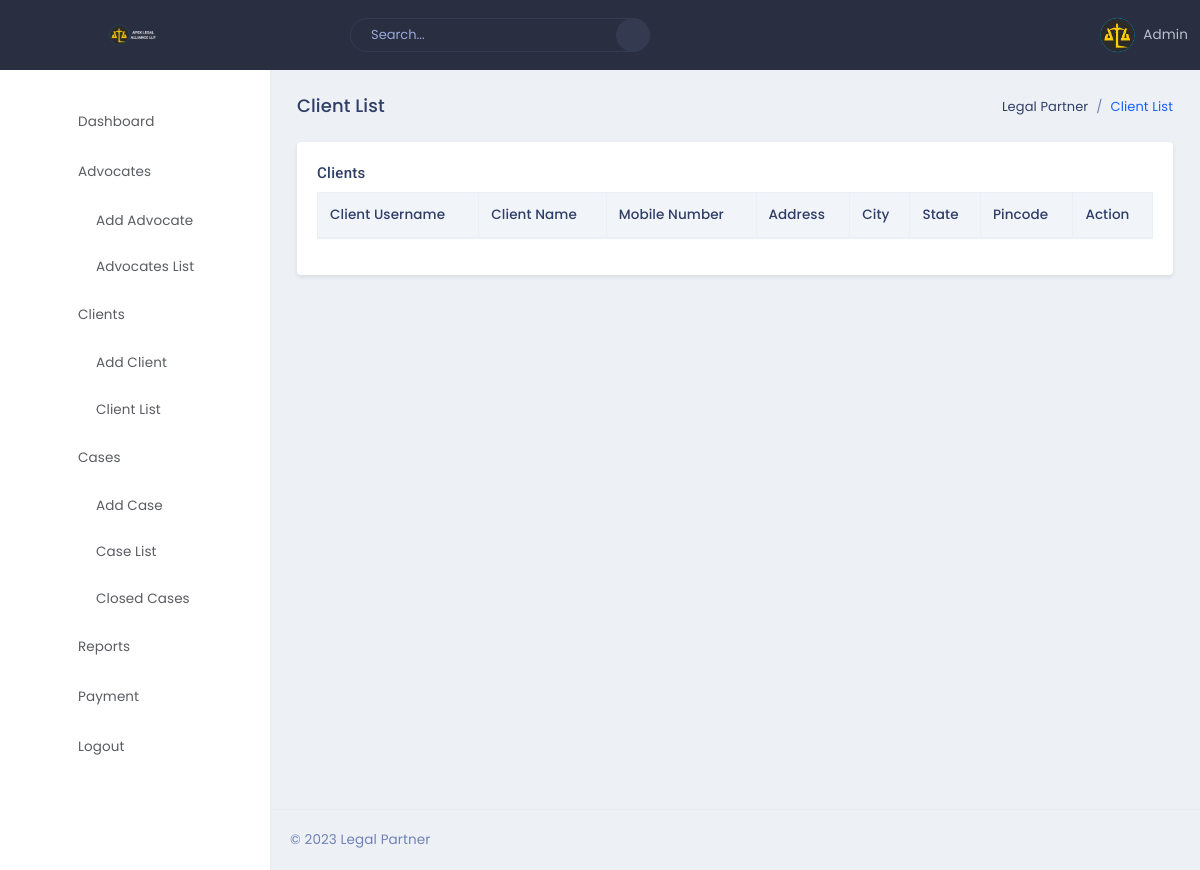
/admin/client_list.php (signed in), run on an earlier commit of the app's database.
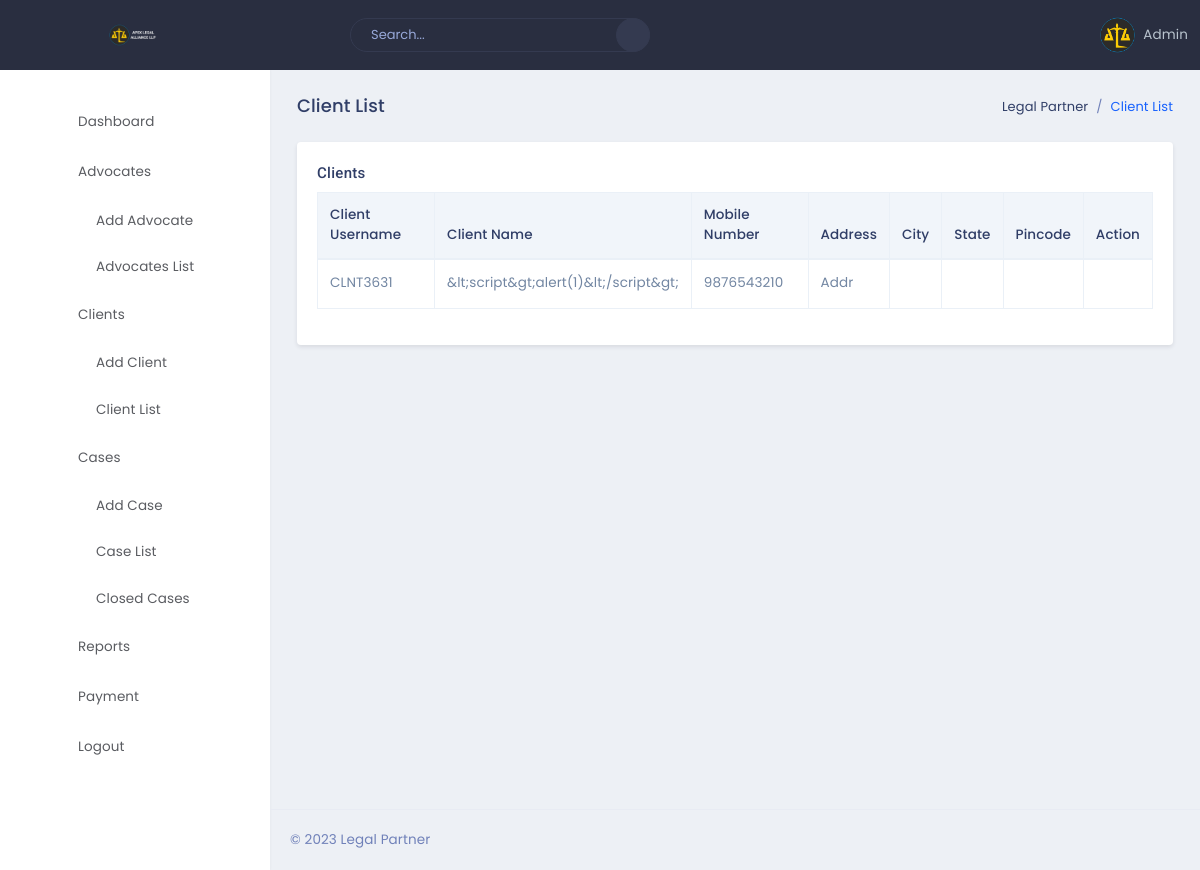
And on a later commit of the database.
### tables this page shows
CREATE TABLE `clients` (
  `id` int(11) NOT NULL,
  `name` varchar(50) NOT NULL,
  `mobile_number` varchar(20) NOT NULL,
  `photo_name` varchar(100) DEFAULT NULL,
  `address` varchar(200) NOT NULL,
  `document_name` varchar(100) DEFAULT NULL,
  `username` varchar(50) NOT NULL,
  `created_at` timestamp NOT NULL DEFAULT current_timestamp(),
  `updated_at` timestamp NOT NULL DEFAULT current_timestamp() ON UPDATE current_timestamp()
);

### admin/client_list.php (the view, shortened to what this page needs)
<?php
require("top-navbar.php");
?>
<div class="page-wrapper">
    <div class="page-content">
        <div class="container-fluid">
            <div class="row">
                <div class="col-sm-12">
                    <div class="page-title-box">
                        <div class="float-right">
                            <ol class="breadcrumb">
                                <li class="breadcrumb-item"><a href="dashboard.php">Legal Partner</a></li>
                                <li class="breadcrumb-item active">Client List</li>
                            </ol>
                        </div>
                        <h4 class="page-title">Client List</h4>
                    </div>
                </div>
            </div>
            <div class="row">
                <div class="col-lg-12 col-sm-12">
                    <div class="card">
                        <div class="card-body table-responsive">
                            <h4 class="mt-0 header-title">Clients</h4>
                            <div class="">
                            <table id="datatable2"
                                class="table table-striped table-bordered dt-responsive nowrap"
                                style="border-collapse: collapse; border-spacing: 0; width: 100%;">
                                <thead>
                                    <tr>
                                        <th>Client Username</th>
                                        <th>Client Name</th>
                                        <th>Mobile Number</th>
                                        <th>Address</th>
                                        <th>City</th>
                                        <th>State</th>
                                        <th>Pincode</th>
                                        <th>Action</th>
                                    </tr>
                                </thead>
                                <tbody>
                                    <?php
                                    require_once 'config/config.php';
                                    try {
                                        $conn = new PDO("mysql:host=$servername;dbname=$dbname", $username, $password);
                                        $conn->setAttribute(PDO::ATTR_ERRMODE, PDO::ERRMODE_EXCEPTION);
                                        $stmt = $conn->prepare("SELECT * FROM clients");
                                        $stmt->execute();
                                        while ($row = $stmt->fetch(PDO::FETCH_ASSOC)) {
                                            echo '<tr>';
                                            echo '<td>' . htmlspecialchars($row["username"]) . '</td>';
                                            echo '<td>' . htmlspecialchars($row["name"]) . '</td>';
                                            echo '<td>' . htmlspecialchars($row["mobile_number"]) . '</td>';
                                            echo '<td>' . htmlspecialchars($row["address"]) . '</td>';
                                            echo '<td>' . htmlspecialchars($row["city"]) . '</td>';
                                            echo '<td>' . htmlspecialchars($row["state"]) . '</td>';
                                            echo '<td>' . htmlspecialchars($row["pincode"]) . '</td>';
                                            echo '<td>';
                                            echo '</td>';
                                            echo '</tr>';
                                        }
                                    } catch (PDOException $e) {
                                        echo "Error: " . $e->getMessage();
                                    }
                                    ?>
                                </tbody>
                            </table>
                            </div>
                        </div>
                    </div>
                </div>
            </div>
        </div>
        <footer class="footer text-center text-sm-left">
            &copy; 2023 Legal Partner
        </footer>
    </div>
</div>
<link href="plugins/sweet-alert2/sweetalert2.min.css" rel="stylesheet" type="text/css">
<link href="plugins/animate/animate.css" rel="stylesheet" type="text/css">
</body>
</html>

What changed in the data, as far as the page shows it:
added clients: username "CLNT3631", name "&lt;script&gt;alert(1)&lt;/script&gt;", mobile_number "9876543210", address "Addr"
